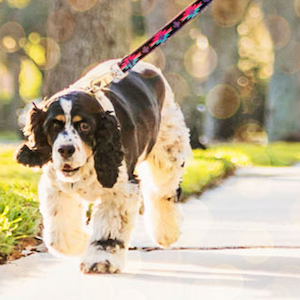
#> input picture raw_images/dog.png, 300 x 300 px
$ python flip.py
#> lines starting #> are read from the running program, lines starting #| are printed output that depends on the picture
import cv2
import numpy as np


def get_flip_image(image_path, flip_image_path):
#> called with image_path = 'raw_images/dog.png', flip_image_path = 'processed_images/dog_flipped.jpg'
    image = cv2.imread(image_path)
#> image is the input picture: shape (300, 300, 3); mean B, G, R 145.7, 174.2, 188.6
    width, height, channels = image.shape
#> width = 300; height = 300; channels = 3
    flipped_image = np.zeros((width, height,3), np.uint8)
    for i in range(0, height):
        for j in range(0, width):
            flipped_image[width - j - 1][height - i - 1][0] = image[j][i][0]
            flipped_image[width - j - 1][height - i - 1][1] = image[j][i][1]
            flipped_image[width - j - 1][height - i - 1][2] = image[j][i][2]
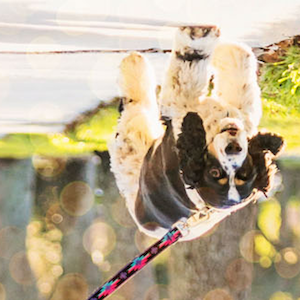
#> flipped_image: shape (300, 300, 3); mean B, G, R 145.7, 174.2, 188.6
    cv2.imwrite(flip_image_path, flipped_image)


if __name__ == "__main__":
    image_path = 'raw_images/dog.png'
    flip_image_path = 'processed_images/dog_flipped.jpg'
    get_flip_image(image_path, flip_image_path)

$ run again, with raw_images/2.jpg saved as raw_images/dog.png
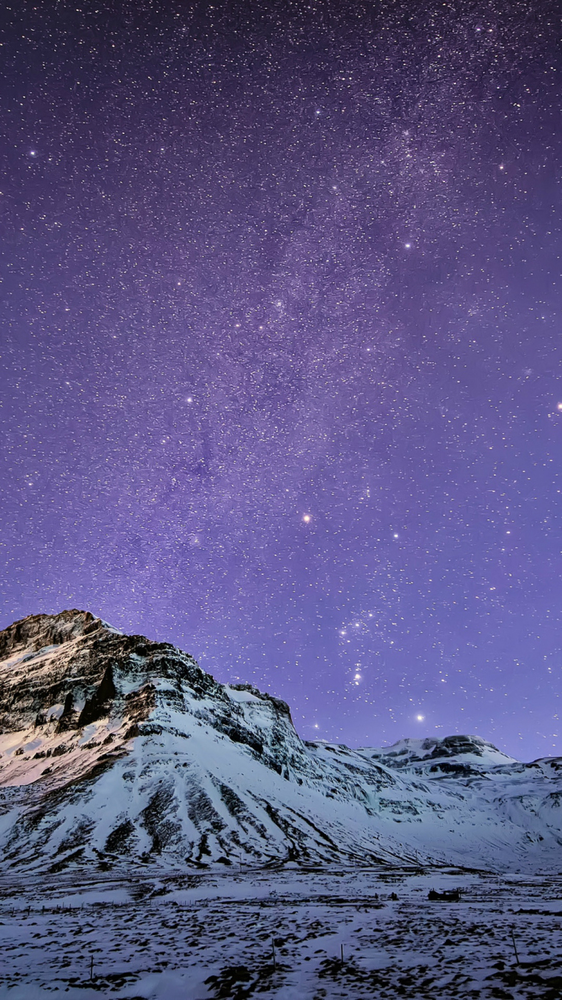
#> input picture raw_images/2.jpg, 562 x 1000 px, shrunk from 1080 x 1920 before the run
#> in get_flip_image, image is the input picture: shape (1000, 562, 3); mean B, G, R 131.1, 85.2, 90
#> after the loop in get_flip_image, `for i in range(0, height):`:
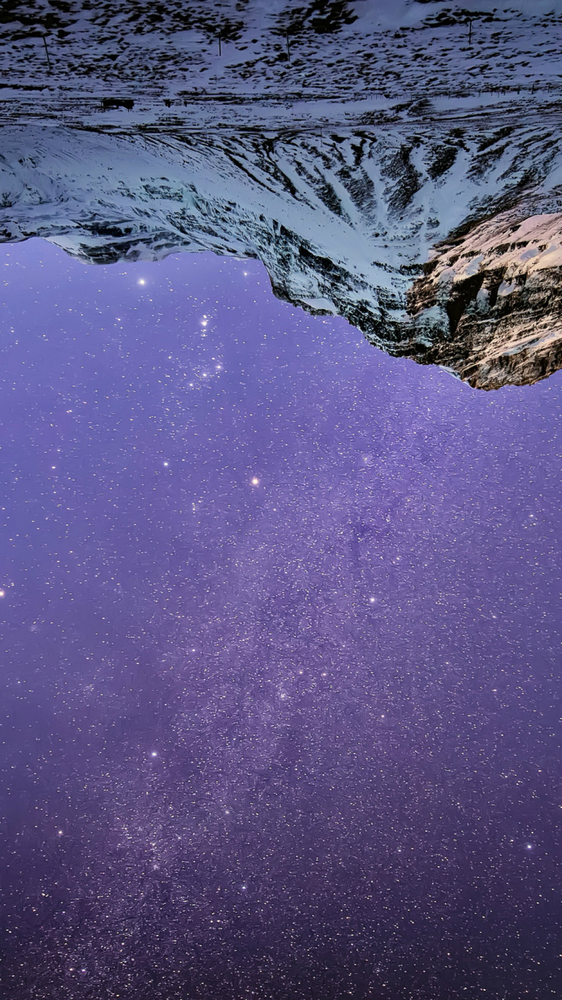
#> flipped_image: shape (1000, 562, 3); mean B, G, R 131.1, 85.2, 90
